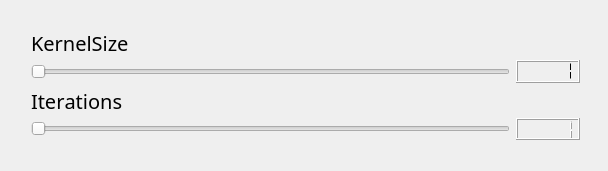
<?xml version="1.0" encoding="UTF-8"?>
<ui version="4.0">
 <class>CloseStepDialog</class>
 <widget class="QDialog" name="CloseStepDialog">
  <property name="geometry">
   <rect>
    <x>0</x>
    <y>0</y>
    <width>608</width>
    <height>171</height>
   </rect>
  </property>
  <property name="windowTitle">
   <string>CloseStepDialog</string>
  </property>
  <widget class="QWidget" name="layoutWidget">
   <property name="geometry">
    <rect>
     <x>20</x>
     <y>20</y>
     <width>571</width>
     <height>131</height>
    </rect>
   </property>
   <layout class="QVBoxLayout" name="verticalLayout">
    <item>
     <widget class="QLabel" name="label">
      <property name="font">
       <font>
        <family>Replica-Bold</family>
        <pointsize>15</pointsize>
        <kerning>false</kerning>
       </font>
      </property>
      <property name="text">
       <string>KernelSize</string>
      </property>
     </widget>
    </item>
    <item>
     <layout class="QHBoxLayout" name="horizontalLayout_2">
      <item>
       <widget class="QSlider" name="kernelSizeSlider">
        <property name="minimum">
         <number>1</number>
        </property>
        <property name="orientation">
         <enum>Qt::Horizontal</enum>
        </property>
       </widget>
      </item>
      <item>
       <widget class="QLCDNumber" name="kernelSizeNumber">
        <property name="segmentStyle">
         <enum>QLCDNumber::Flat</enum>
        </property>
        <property name="value" stdset="0">
         <double>1.000000000000000</double>
        </property>
       </widget>
      </item>
     </layout>
    </item>
    <item>
     <widget class="QLabel" name="label_2">
      <property name="font">
       <font>
        <family>Replica-Bold</family>
        <pointsize>15</pointsize>
        <kerning>false</kerning>
       </font>
      </property>
      <property name="text">
       <string>Iterations</string>
      </property>
     </widget>
    </item>
    <item>
     <layout class="QHBoxLayout" name="horizontalLayout">
      <item>
       <widget class="QSlider" name="iterationsSlider">
        <property name="minimum">
         <number>1</number>
        </property>
        <property name="orientation">
         <enum>Qt::Horizontal</enum>
        </property>
       </widget>
      </item>
      <item>
       <widget class="QLCDNumber" name="iterationsNumber">
        <property name="value" stdset="0">
         <double>1.000000000000000</double>
        </property>
       </widget>
      </item>
     </layout>
    </item>
   </layout>
  </widget>
 </widget>
 <layoutdefault spacing="6" margin="11"/>
 <resources/>
 <connections>
  <connection>
   <sender>kernelSizeSlider</sender>
   <signal>valueChanged(int)</signal>
   <receiver>kernelSizeNumber</receiver>
   <slot>display(int)</slot>
   <hints>
    <hint type="sourcelabel">
     <x>119</x>
     <y>60</y>
    </hint>
    <hint type="destinationlabel">
     <x>271</x>
     <y>61</y>
    </hint>
   </hints>
  </connection>
  <connection>
   <sender>iterationsSlider</sender>
   <signal>valueChanged(int)</signal>
   <receiver>iterationsNumber</receiver>
   <slot>display(int)</slot>
   <hints>
    <hint type="sourcelabel">
     <x>99</x>
     <y>140</y>
    </hint>
    <hint type="destinationlabel">
     <x>251</x>
     <y>141</y>
    </hint>
   </hints>
  </connection>
 </connections>
</ui>
